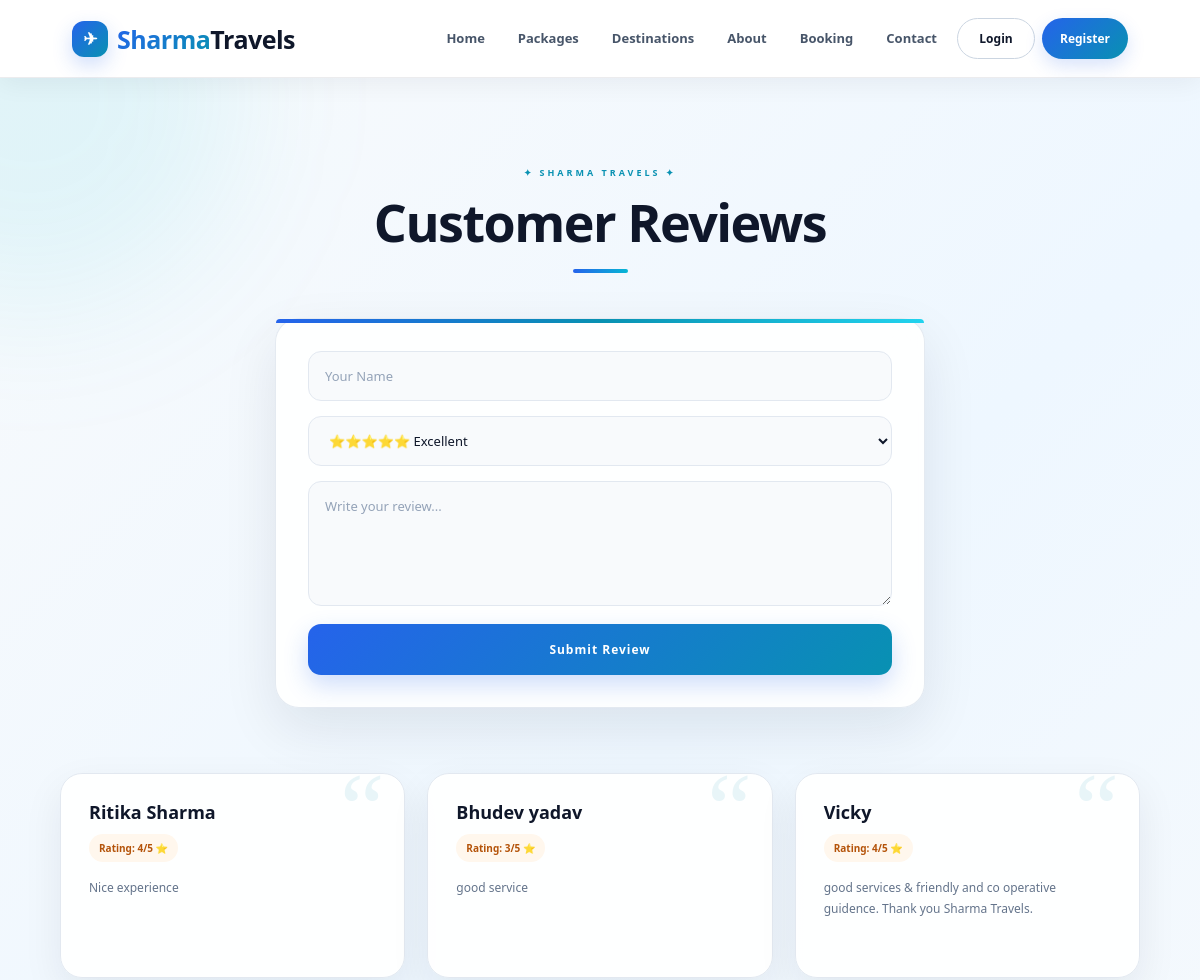
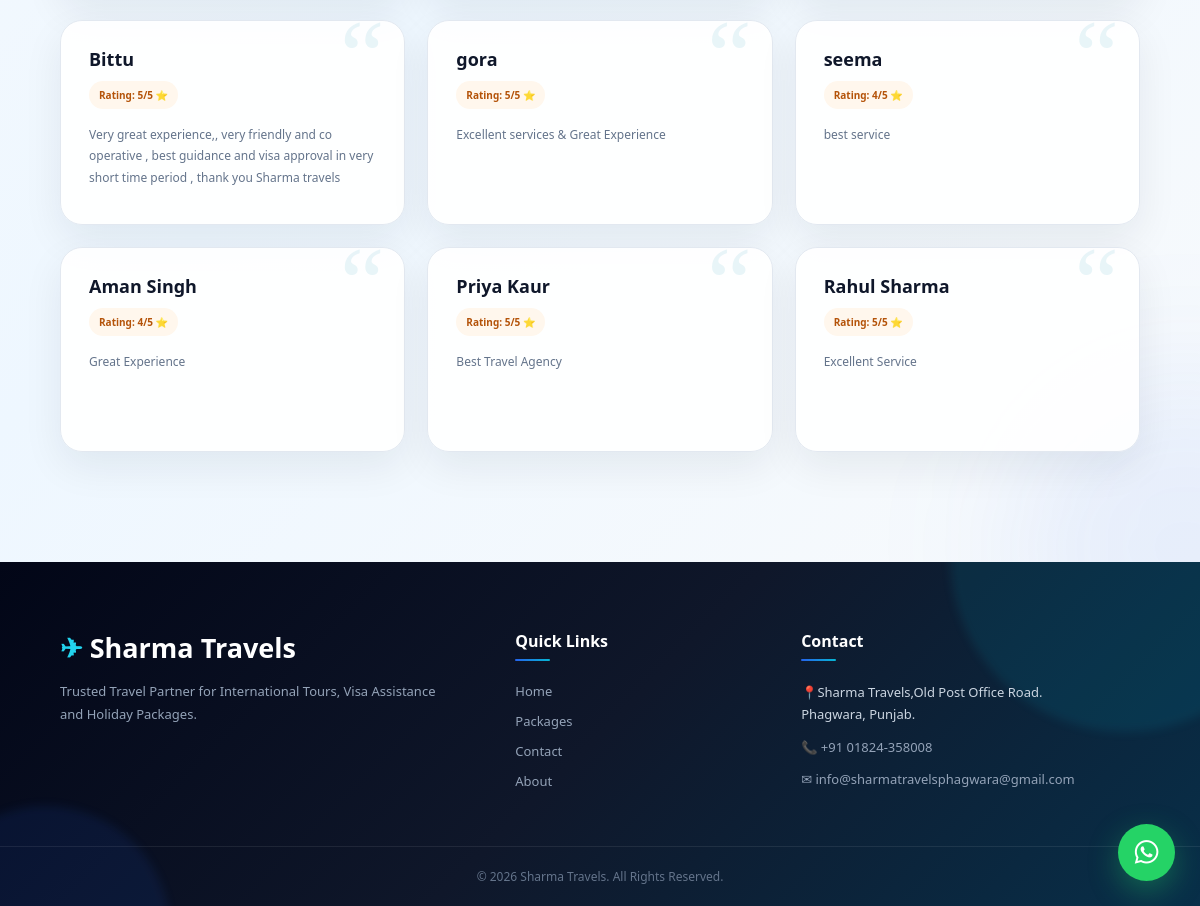
Screenshot of /review with the database file from the repository (2 pictures, top to bottom).
### app.py (models this page shows)
class Review(db.Model):
    __tablename__ = "reviews"
    id = db.Column(
        db.Integer,
        primary_key=True
    )
    user_id = db.Column(
        db.Integer
    )
    name = db.Column(
        db.String(100),
        nullable=False
    )
    email = db.Column(
        db.String(100)
    )
    rating = db.Column(
        db.Integer,
        nullable=False
    )
    comment = db.Column(
        db.Text,
        nullable=False
    )
    verified = db.Column(
        db.Boolean,
        default=True
    )
    approved = db.Column(
        db.Boolean,
        default=True
    )

### app.py (the view, shortened to what this page needs)
@app.route(
    "/review",
    methods=["GET", "POST"]
)
def review():
    info = BusinessInfo.query.first()
    reviews = Review.query.filter_by(
        approved=True
    ).order_by(
        Review.id.desc()
    ).all()
    return render_template(
        "review.html",
        info=info,
        reviews=reviews
    )

### templates/review.html (shortened to what this page needs)
{% extends "base.html" %}
{% block content %}
<section class="reviews-section">
<h1>Customer Reviews</h1>
<form method="POST" class="review-form">
<input type="text" name="name" placeholder="Your Name" required>
<select name="rating" required>
<option value="5">⭐⭐⭐⭐⭐ Excellent</option>
</select>
<textarea name="comment" placeholder="Write your review..." required></textarea>
<button type="submit">Submit Review</button>
</form>
<div class="review-list">
{% for review in reviews %}
<div class="review-card">
<h3>{{ review.name }}</h3>
<p>Rating: {{ review.rating }}/5 ⭐</p>
<p>{{ review.comment }}</p>
</div>
{% endfor %}
</div>
</section>
{% endblock %}

### rows the page displays
Review: name "Ritika Sharma", rating "4", comment "Nice experience"
Review: name "Bhudev yadav", rating "3", comment "good service"
Review: name "Vicky", rating "4", comment "good services & friendly and co operative guidence. Thank you Sharma Travels."
Review: name "Bittu", rating "5", comment "Very great experience,, very friendly and co operative , best guidance and visa approval in very short time period , thank you Sharma travels"
Review: name "gora", rating "5", comment "Excellent services & Great Experience"
Review: name "seema", rating "4", comment "best service"
Review: name "Aman Singh", rating "4", comment "Great Experience"
Review: name "Priya Kaur", rating "5", comment "Best Travel Agency"
Review: name "Rahul Sharma", rating "5", comment "Excellent Service"
